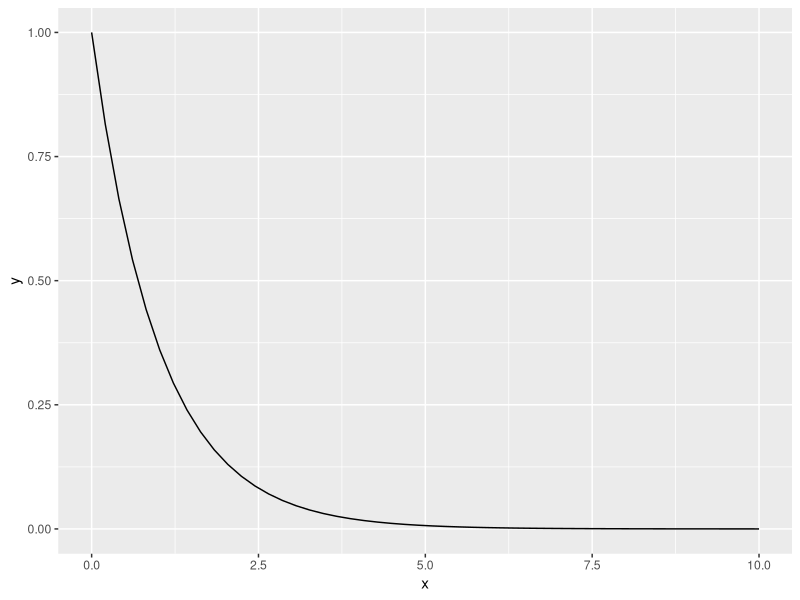
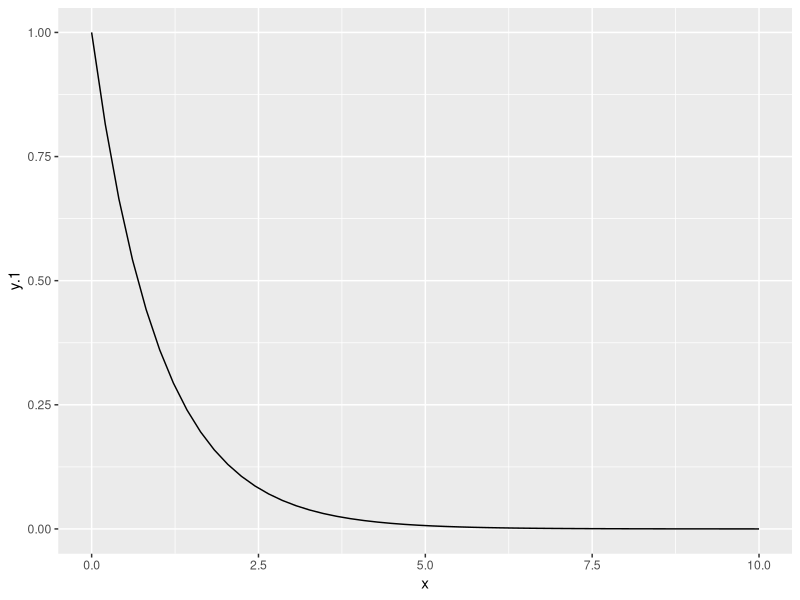
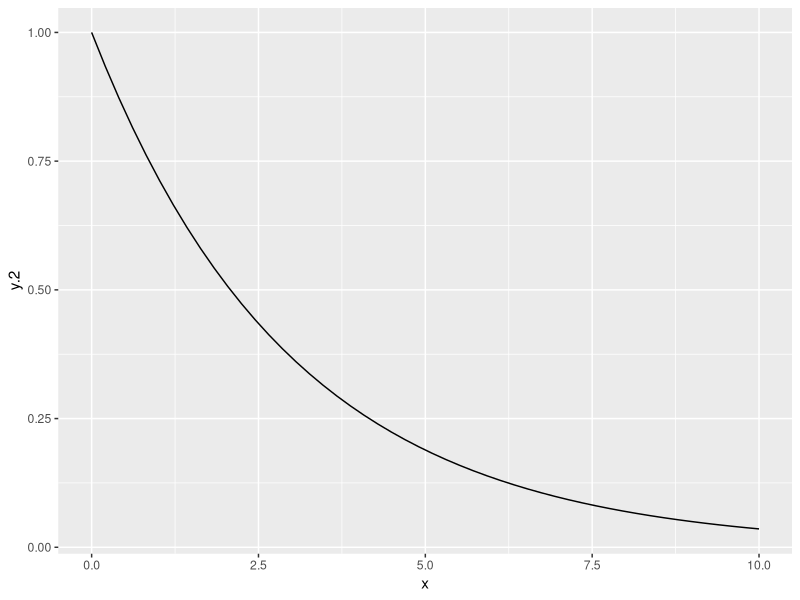

Write the R code that produced these figures, in order. (Note: this script raises an error after producing the figures.)
## ---- chunk 1
NegExp <- function(x, a, b) {
	a*exp(-b*x)
}
## ---- chunk 2
x <- seq(from = 0, to = 10, length = 50)
y <- NegExp(x, a = 1, b = 1)
y
## ---- chunk 3
library(ggplot2) #don't forget to load the package
qplot(x,y, geom = "line")
## ---- chunk 4
NegExp <- function(x, a = 1, b = 1) {a*exp(-b*x)}
y.1 <- NegExp(x) # using default values
qplot(x, y.1, geom = "line")
y.2 <- NegExp(x, b=1/3) # using default value of a, but changing b
qplot(x, y.2, geom = "line")
## ---- chunk 5
NegExp <- function(x, a = 1, b = 1) {
y <- a*exp(-b*x)
return(y)
}
## ---- chunk 6
qplot(x=c(0,5), stat="function", fun=function(x)  10*(1 -exp(-2*x) -1/30*x^2), geom="line")
## ---- chunk 7
qplot(x=c(0,10), stat="function", fun=NegExp, geom="line")
## ---- chunk 8
qplot(x=c(0,10), stat="function", fun=NegExp, args=list(a=3), geom="line")
## ---- chunk 9
NE <- ggplot(data.frame(x=c(0,10)), aes(x)) +  
	stat_function(fun=NegExp, geom="line", args=list(a=1, b = 0.5), aes(colour="a=1, b=0.5")) +  
	stat_function(fun=NegExp, geom="line", args=list(a=1, b = 1),   aes(colour="a=1, b=1")) +   
	stat_function(fun=NegExp, geom="line", args=list(a=1, b = 2),   aes(colour="a=1, b=2")) +  
	stat_function(fun=NegExp, geom="line", args=list(a=1/2, b = 1), aes(colour="a=0.5, b=1")) +  
	scale_colour_manual("Parameters", 
		values=c("red", "lightblue", "blue", "darkblue"), 
		breaks=c("a=1, b=0.5", "a=1, b=1",  "a=1, b=2", "a=0.5, b=1")) +   
	labs(title = "Negative Exponential") + theme_bw()
NE
## ---- chunk 10
x <- c(-25, -16, -9, -4, -1, 0, 1, 4, 9, 16, 25)
ifelse(x < 0, 0, sqrt(x))
## ---- chunk 11

ggplot(data.frame(x=c(0,5)), aes(x)) + 
stat_function(fun=function(x) ifelse(x < 2, 1/2, 2), geom="line", 
							aes(colour="ifelse(x < 2, 1/2, 2)")) +   
stat_function(fun=function(x) ifelse(x < 2, 2 * x, 4), geom="line", 
							aes(colour="ifelse(x < 2, 2 * x, 4)")) +   
stat_function(fun=function(x) ifelse(x < 2, exp(x), 7*exp(-(x-2)/4)), geom="line", 
							aes(colour="ifelse(x < 2, exp(x), 7*exp(-(x-2)/4))")) +   
stat_function(fun=function(x) ifelse(x < 2, 1, ifelse(x < 4, 3, 5)), geom="line", 
							aes(colour="ifelse(x < 2, 1, ifelse(x < 4, 3, 5))")) +   
scale_colour_manual("Piecewise model", 
							values=c("violet", "blue","darkblue","lightblue"), 
							breaks=c("ifelse(x < 2, 1/2, 2)", 
											 "ifelse(x < 2, 2 * x, 4)", 
											 "ifelse(x < 2, exp(x), 7*exp(-(x-2)/4))", 
											 "ifelse(x < 2, 1, ifelse(x < 4, 3, 5))")) + 
theme_bw() +   
theme(legend.position=c(0,1), legend.justification=c(0,1), 
			legend.background=element_blank())

# Notice that last call to theme(). 
# I'm specifying the position and justification to move
# the legend position to the upper left of the graph 
# so that it doesn't squish the graph itself. 
# The part about the background is to prevent the  
# legend's white background from covering the lines.
# element_blank() is way to "delete" an element
